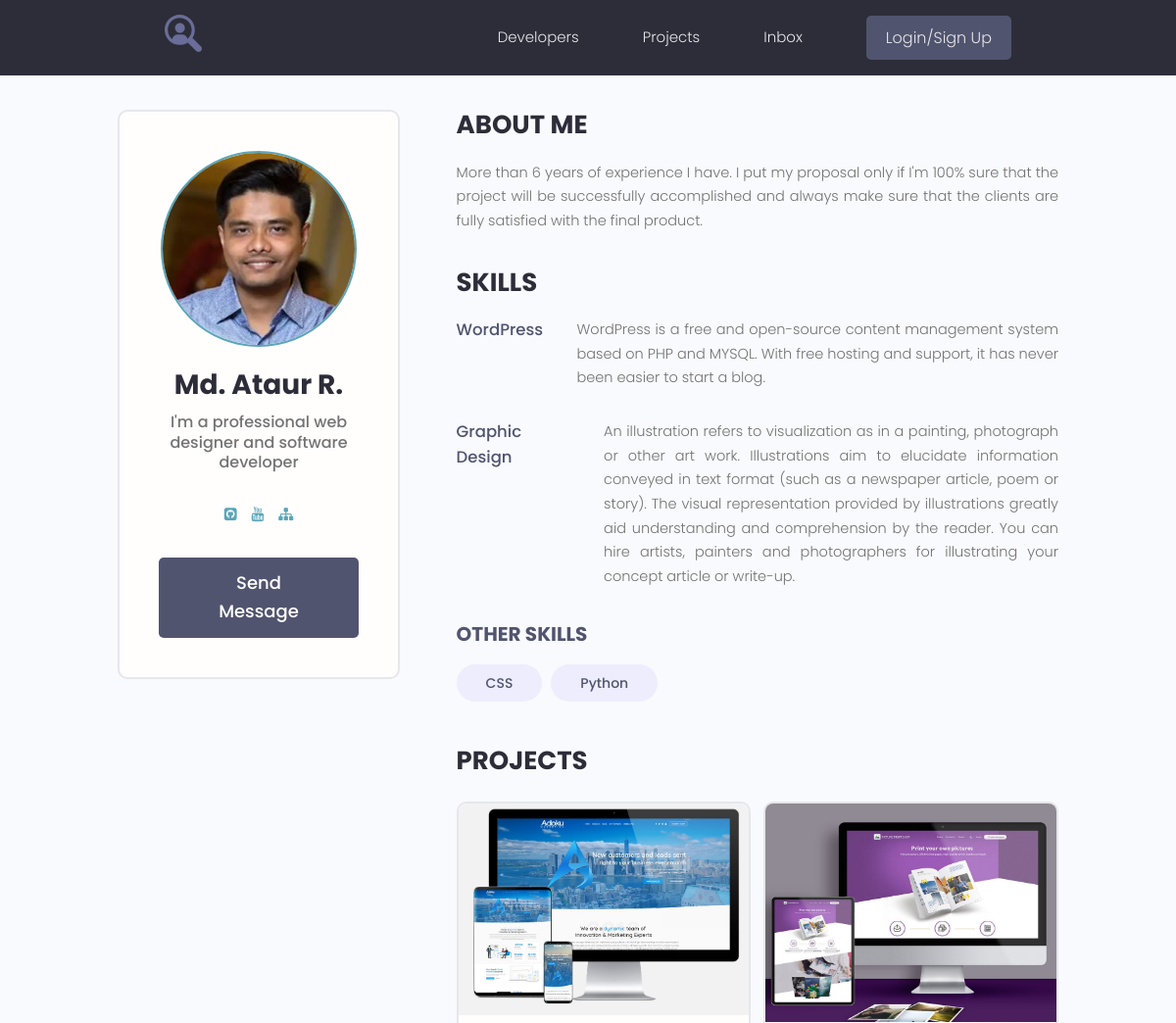
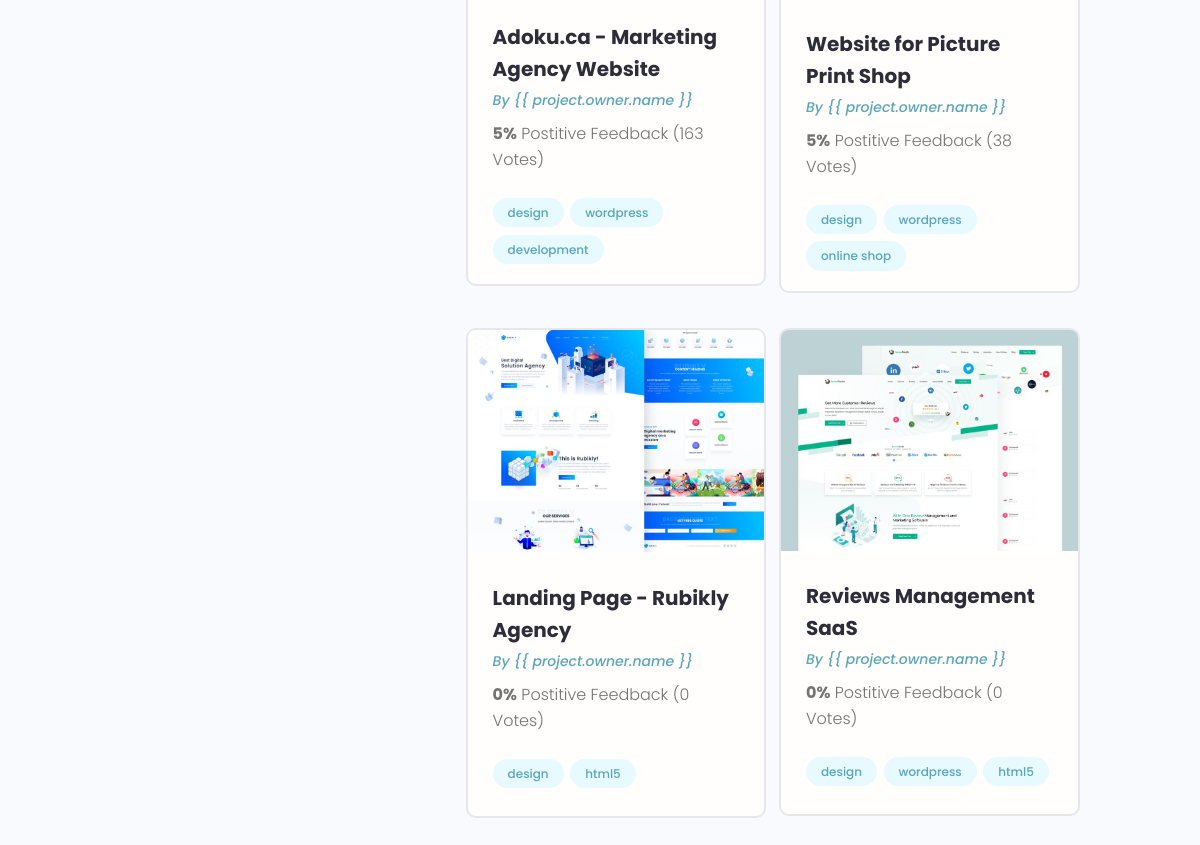
Page /profile/1/ on the committed database (2 pictures, top to bottom).
### users/models.py (models this page shows, shortened)
class Profile(models.Model):
    user = models.OneToOneField(User, on_delete=models.CASCADE, null=True, blank=True)
    name = models.CharField(max_length=200, null=True, blank=True)
    email = models.EmailField(max_length=500, null=True, blank=True)
    username = models.CharField(max_length=200, null=True, blank=True)
    short_intro = models.CharField(max_length=200, null=True, blank=True)
    bio = models.TextField(null=True, blank=True)
    profile_image = models.ImageField(upload_to="profiles/", default="profiles/user-default.png", null=True, blank=True)
    social_github = models.CharField(max_length=200, null=True, blank=True)
    social_youtube = models.CharField(max_length=200, null=True, blank=True)
    social_website = models.CharField(max_length=200, null=True, blank=True)
    created = models.DateTimeField(auto_now_add=True)

class Skill(models.Model):
    owner = models.ForeignKey(Profile, on_delete=models.CASCADE, null=True, blank=True)
    name = models.CharField(max_length=200, null=True, blank=True)
    description = models.TextField(null=True, blank=True)
    created = models.DateTimeField(auto_now_add=True)
    def __str__(self):
        return self.name

### projects/models.py (models this page shows, shortened)
class Project(models.Model):
    owner = models.ForeignKey(Profile, on_delete=models.SET_NULL, null=True, blank=True)
    title = models.CharField(max_length=200)
    description = models.TextField(null=True, blank=True)
    featured_images = models.ImageField(upload_to="projects/%Y/%m/%d/", blank=True, default="default.jpg")
    demo_link = models.CharField(max_length=2000, blank=True)
    source_link = models.CharField(max_length=2000, blank=True)
    tags = models.ManyToManyField('Tag', blank=True)
    vote_total = models.IntegerField(default=0, blank=True)
    vote_rating = models.IntegerField(default=0, blank=True)
    created = models.DateTimeField(auto_now_add=True)

class Tag(models.Model):
    name = models.CharField(max_length=200)
    created = models.DateTimeField(auto_now_add=True)
    def __str__(self):
        return self.name

### users/views.py (the view)
# urls.py: path('profile/<str:pk>/', views.user_profile, name="user_profile"),
def user_profile(request, pk):
    prof = Profile.objects.get(id=pk)
    top_skills = prof.skill_set.exclude(description__exact="")
    other_skills = prof.skill_set.filter(description="")
    context = {
        'profile': prof,
        'top_skills': top_skills,
        'other_skills': other_skills,
    }
    return render(request, 'users/profile.html', context)

### users/templates/users/profile.html
{% extends 'projects/base.html' %}
{% block content %}
<main class="profile my-md">
    <div class="container">
        <div class="layout">
            <div class="column column--1of3">
                <div class="card text-center">
                    <div class="card__body dev">
                        <img class="avatar avatar--xl" src="{{ profile.profile_image.url }}"/>
                        <h2 class="dev__name">{{ profile.name }}</h2>
                        <p class="dev__title">{{ profile.short_intro }}</p>
                        <ul class="dev__social">
                            {% if profile.social_github %}
                            <li>
                                <a title="Github" href="{{ profile.social_github }}" target="_blank"><i
                                        class="fa fa-github-square"></i></a>
                            </li>
                            {% endif %}
                            {% if profile.social_youtube %}
                            <li>
                                <a title="Youtube" href="{{ profile.social_youtube }}" target="_blank"><i
                                        class="fa fa-youtube"></i></a>
                            </li>
                            {% endif %}
                            {% if profile.social_website %}
                            <li>
                                <a title="Personal Website" href="{{ profile.social_website }}" target="_blank"><i
                                        class="fa fa-sitemap"></i></a>
                            </li>
                            {% endif %}
                        </ul>
                        <a href="#" class="btn btn--sub btn--lg">Send Message </a>
                    </div>
                </div>
            </div>
            <div class="column column--2of3">
                <div class="devInfo">
                    <h3 class="devInfo__title">About Me</h3>
                    <p class="devInfo__about">
                        {{ profile.bio }}
                    </p>
                </div>
                <div class="devInfo">
                    <h3 class="devInfo__title">Skills</h3>
                    <div class="devInfo__skills">
                        {% for skill in top_skills %}
                        <div class="devSkill">
                            <h4 class="devSkill__title">{{ skill.name }}</h4>
                            <p class="devSkill__info">
                                {{ skill.description }}
                            </p>
                        </div>
                        {% endfor %}
                        <h3 class="devInfo__subtitle">Other Skills</h3>
                        <div class="devInfo__otherSkills">
                            {% for skill in other_skills %}
                            <span class="tag tag--pill tag--sub tag--lg">
                  <small>{{ skill }}</small>
                </span>
                            {% endfor %}
                        </div>
                    </div>
                </div>
                <div class="devInfo">
                    <h3 class="devInfo__title">Projects</h3>
                    <div class="grid grid--two">
                        {% for project in profile.project_set.all %}
                        <div class="column">
                            <div class="card project">
                                <a href="{% url 'project' project.id %}" class="project">
                                    <img class="project__thumbnail" src="{{ project.featured_images.url }}"
                                         alt="project thumbnail"/>
                                    <div class="card__body">
                                        <h3 class="project__title">{{ project.title }}</h3>
                                        <p><a class="project__author" href="{% url 'user_profile' project.owner.id %}">By {{ project.owner.name
                                            }}</a></p>
                                        <p class="project--rating">
                                            <span style="font-weight: bold;">{{ project.vote_rating }}%</span> Postitive
                                            Feedback ({{ project.vote_total }} Votes)
                                        </p>
                                        <div class="project__tags">
                                            {% for tag in project.tags.all %}
                                            <span class="tag tag--pill tag--main">
                          <small>{{ tag }}</small>
                        </span>
                                            {% endfor %}
                                        </div>
                                    </div>
                                </a>
                            </div>
                        </div>
                        {% endfor %}
                    </div>
                </div>
            </div>
        </div>
    </div>
</main>
{% endblock %}

### projects/static/styles/app.css (style rules this page uses)
:root { --color-sub: #2d2d39; }
.btn--sub { background-color: var(--color-sub-light); }
.card { border: 2px solid var(--color-light); }
img { width: 100%; }
.profile .card > .dev { padding: 4rem; }
.dev__name { color: var(--color-sub); font-size: 2.8rem; font-weight: 700; margin-top: 1rem; margin-bottom: 0.5rem; }
.dev__title { font-size: 1.6rem; font-weight: 500; line-height: 1.3; }
.dev__social { margin: 3rem 0; list-style: none; display: flex; justify-content: center; gap: 1.5rem; }
.devInfo { margin-bottom: 3rem; }
.devInfo__title, .devInfo__subtitle { font-size: 2.6rem; color: var(--color-sub); text-transform: uppercase; font-weight: 700; margin-bottom: 1.5rem; }
.devInfo__subtitle { font-size: 2rem; color: var(--color-sub-light); }
.devInfo__about, .devSkill__info { font-size: 1.45rem; line-height: 1.7; text-align: justify; }
.devSkill { margin-bottom: 3rem; }
.devSkill__title { font-size: 1.65rem; font-weight: 500; color: var(--color-sub-light); }
@media screen and (min-width: 700px) { .devSkill { display: flex; justify-content: space-between; gap: 3rem; } }
@media screen and (min-width: 700px) { .devSkill__info { flex-basis: 80%; } }
.project__author { font-size: 1.4rem; font-style: italic; }
.project--rating { margin-bottom: 1.6em; margin-top: .5em; }
.project__thumbnail { object-fit: cover; object-position: top center; width: 100%; }
.project__title { font-size: 2rem; font-weight: 700; color: var(--color-sub); }

### projects/static/uikit/styles/modules/_variables.css (style rules this page uses)
:root { --color-main: #5aa5b9; --color-main-light: #e6faff; --color-sub: #3f4156; --color-sub-light: #51546e; --color-sub-lighter: #ededfd; --color-text: #737373; --color-gray: #8b8b8b; --color-light: #e5e7eb; --color-light-gray: #767676; --color-bg: #f8fafd; --color-white: #fffefd; --color-white-light: #f3f3f3; --color-success: #359e64; --color-success-bg: #def8e8; --color-error: #fc4b0b; --color-error-bg: #fff2ee; --font-base: 'Poppins', arial, helvetica, 'Segoe UI', roboto, ubuntu, sans-serif; --font-monospace: 'Fira Code', 'Courier New', courier, monospace; --font-regular: 300; --font-medium: 500; --font-bold: 700; --generic-shadow: 1px 1px 5px #00000010; --generic-transition: all 0.3s ease-in-out; }

### projects/static/uikit/styles/modules/_base.css (style rules this page uses)
* { margin: 0; padding: 0; box-sizing: border-box; text-rendering: optimizeLegibility; color: inherit; font-size: inherit; }
html { font-size: 50%; }
@media only screen and (min-width: 480px) { html { font-size: 56.25%; } }
@media only screen and (min-width: 1200px) { html { font-size: 62.5%; } }
body { line-height: 1.6; font-weight: 400; font-size: 1.5rem; color: var(--color-text); background-color: var(--color-bg); min-height: 100vh; }

### projects/static/uikit/styles/modules/_typography.css (style rules this page uses)
* { font-family: var(--font-base); }
h2 { font-size: 3.6rem; font-weight: var(--font-bold); }
h3 { font-size: 3.2rem; font-weight: var(--font-medium); }
h4 { font-size: 2.8rem; font-weight: var(--font-medium); }
p, span, strong { font-size: 1.6rem; color: var(--color-text); font-weight: var(--font-regular); }
a { padding-bottom: 2px; text-decoration: none; display: inline-block; color: var(--color-main); font-weight: var(--font-medium); }

### projects/static/uikit/styles/modules/_utilities.css (style rules this page uses)
.container { width: 92%; max-width: 165rem; margin: 0 auto; box-sizing: border-box; }
@media screen and (min-width: 1000px) { .container { width: 90%; } }
@media screen and (min-width: 1200px) { .container { width: 80%; } }
.text-center { text-align: center; }
.my-md { margin: 3rem auto; }

### projects/static/uikit/styles/modules/_avatar.css (style rules this page uses)
.avatar { border-radius: 50%; border: 2px solid var(--color-main); object-fit: cover; }
.avatar--xl { height: 20rem; width: 20rem; }

### projects/static/uikit/styles/modules/_button.css (style rules this page uses)
.btn { display: inline-block; position: relative; cursor: pointer; background-color: var(--color-light); font-weight: var(--font-medium); color: var(--color-sub); text-decoration: none; padding: 1rem 2rem; border-radius: 0.5rem; border: none; width: -webkit-fit-content; width: -moz-fit-content; width: fit-content; height: -webkit-fit-content; height: -moz-fit-content; height: fit-content; font-size: 1.6rem; outline-width: 0; outline-color: transparent; -webkit-backface-visibility: hidden; backface-visibility: hidden; transition: all 0.3s ease-in-out; }
.btn--sub { background-color: var(--color-sub); color: var(--color-white); }
.btn--lg { font-size: 1.8rem; padding: 1.2rem 4.5rem; }

### projects/static/uikit/styles/modules/_card.css (style rules this page uses)
.card { border-radius: 1rem; background-color: var(--color-white); border: 1.5px solid var(--color-light); width: auto; height: auto; margin-top: 0.5rem; margin-bottom: 0.5rem; overflow: hidden; }
.card__body, .card__header { padding: 2rem 2.5rem; }

### rows in the picture
Profile: profile_image (picture), name "Md. Ataur R.", short_intro "I'm a professional web designer and software developer", bio "More than 6 years of experience I have. I put my proposal only if I'm 100% sure that the project will be successfully accomplished and always make sure that the clients are fully satisfied with the final product."
Skill: name "WordPress", description "WordPress is a free and open-source content management system based on PHP and MYSQL. With free hosting and support, it has never been easier to start a blog."
Skill: name "Graphic Design", description "An illustration refers to visualization as in a painting, photograph or other art work. Illustrations aim to elucidate information conveyed in text format (such as a newspaper article, poem or story). The visual representation provided by illustrations greatly aid understanding and comprehension by the reader. You can hire artists, painters and photographers for illustrating your concept article or write-up."
Skill: name "CSS"
Skill: name "Python"
Project: featured_images (picture), title "Adoku.ca - Marketing Agency Website", vote_rating "5", vote_total "163"
Tag: name "design"
Tag: name "wordpress"
Tag: name "development"
Project: featured_images (picture), title "Website for Picture Print Shop", vote_rating "5", vote_total "38"
Tag: name "online shop"
Project: featured_images (picture), title "Landing Page - Rubikly Agency", vote_rating "0", vote_total "0"
Tag: name "html5"
Project: featured_images (picture), title "Reviews Management SaaS", vote_rating "0", vote_total "0"
